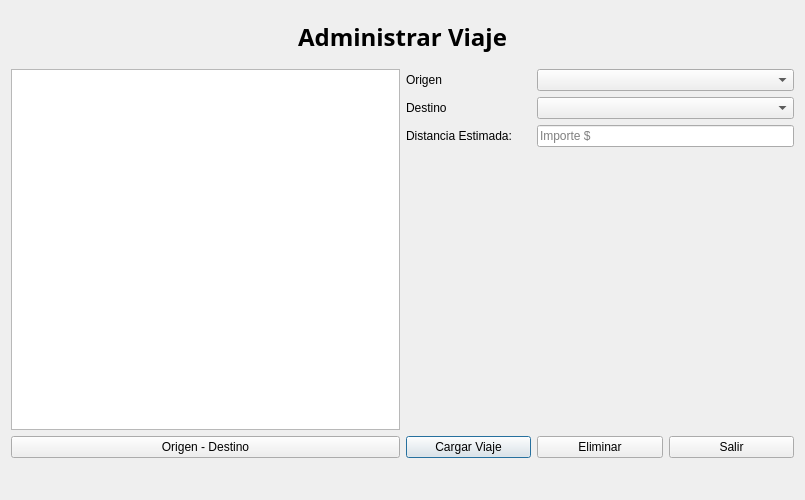
<?xml version="1.0" encoding="UTF-8"?>
<ui version="4.0">
 <class>VentAristas</class>
 <widget class="QDialog" name="VentAristas">
  <property name="geometry">
   <rect>
    <x>0</x>
    <y>0</y>
    <width>805</width>
    <height>500</height>
   </rect>
  </property>
  <property name="windowTitle">
   <string>Dialog</string>
  </property>
  <layout class="QGridLayout" name="gridLayout">
   <item row="5" column="3" rowspan="8" colspan="3">
    <layout class="QGridLayout" name="gridLayout_2">
     <item row="0" column="2" colspan="2">
      <widget class="QComboBox" name="cbOrigen">
       <property name="maximumSize">
        <size>
         <width>350</width>
         <height>16777215</height>
        </size>
       </property>
      </widget>
     </item>
     <item row="2" column="2" colspan="2">
      <widget class="QLineEdit" name="leImporte">
       <property name="maximumSize">
        <size>
         <width>350</width>
         <height>16777215</height>
        </size>
       </property>
       <property name="text">
        <string/>
       </property>
       <property name="placeholderText">
        <string>Importe $</string>
       </property>
      </widget>
     </item>
     <item row="3" column="2">
      <spacer name="verticalSpacer">
       <property name="orientation">
        <enum>Qt::Vertical</enum>
       </property>
       <property name="sizeHint" stdset="0">
        <size>
         <width>20</width>
         <height>40</height>
        </size>
       </property>
      </spacer>
     </item>
     <item row="1" column="1">
      <widget class="QLabel" name="label_4">
       <property name="text">
        <string>Destino</string>
       </property>
      </widget>
     </item>
     <item row="2" column="1">
      <widget class="QLabel" name="lblDistancia">
       <property name="text">
        <string>Distancia Estimada: </string>
       </property>
      </widget>
     </item>
     <item row="1" column="2" colspan="2">
      <widget class="QComboBox" name="cbDestino">
       <property name="maximumSize">
        <size>
         <width>350</width>
         <height>16777215</height>
        </size>
       </property>
      </widget>
     </item>
     <item row="0" column="1">
      <widget class="QLabel" name="label_3">
       <property name="text">
        <string>Origen</string>
       </property>
      </widget>
     </item>
     <item row="4" column="3">
      <widget class="QPushButton" name="btnSalir">
       <property name="minimumSize">
        <size>
         <width>0</width>
         <height>0</height>
        </size>
       </property>
       <property name="maximumSize">
        <size>
         <width>16000</width>
         <height>16777215</height>
        </size>
       </property>
       <property name="text">
        <string>Salir</string>
       </property>
      </widget>
     </item>
     <item row="4" column="2">
      <widget class="QPushButton" name="btnEliminar">
       <property name="minimumSize">
        <size>
         <width>0</width>
         <height>0</height>
        </size>
       </property>
       <property name="maximumSize">
        <size>
         <width>16000</width>
         <height>16777215</height>
        </size>
       </property>
       <property name="text">
        <string>Eliminar</string>
       </property>
      </widget>
     </item>
     <item row="4" column="1">
      <widget class="QPushButton" name="btnCargViaje">
       <property name="minimumSize">
        <size>
         <width>0</width>
         <height>0</height>
        </size>
       </property>
       <property name="maximumSize">
        <size>
         <width>16000</width>
         <height>16777215</height>
        </size>
       </property>
       <property name="text">
        <string>Cargar Viaje</string>
       </property>
       <property name="default">
        <bool>true</bool>
       </property>
      </widget>
     </item>
    </layout>
   </item>
   <item row="5" column="0" rowspan="7" colspan="3">
    <widget class="QListWidget" name="listWidget"/>
   </item>
   <item row="12" column="0" colspan="3">
    <widget class="QPushButton" name="btnModo">
     <property name="text">
      <string>Origen - Destino</string>
     </property>
    </widget>
   </item>
   <item row="0" column="0" colspan="6">
    <widget class="QLabel" name="label">
     <property name="font">
      <font>
       <family>Microsoft YaHei</family>
       <pointsize>18</pointsize>
       <weight>75</weight>
       <bold>true</bold>
      </font>
     </property>
     <property name="text">
      <string>Administrar Viaje</string>
     </property>
     <property name="alignment">
      <set>Qt::AlignCenter</set>
     </property>
    </widget>
   </item>
   <item row="16" column="2" colspan="4">
    <widget class="QLabel" name="lblSucces">
     <property name="maximumSize">
      <size>
       <width>16777215</width>
       <height>25</height>
      </size>
     </property>
     <property name="text">
      <string/>
     </property>
    </widget>
   </item>
  </layout>
 </widget>
 <resources/>
 <connections/>
</ui>
